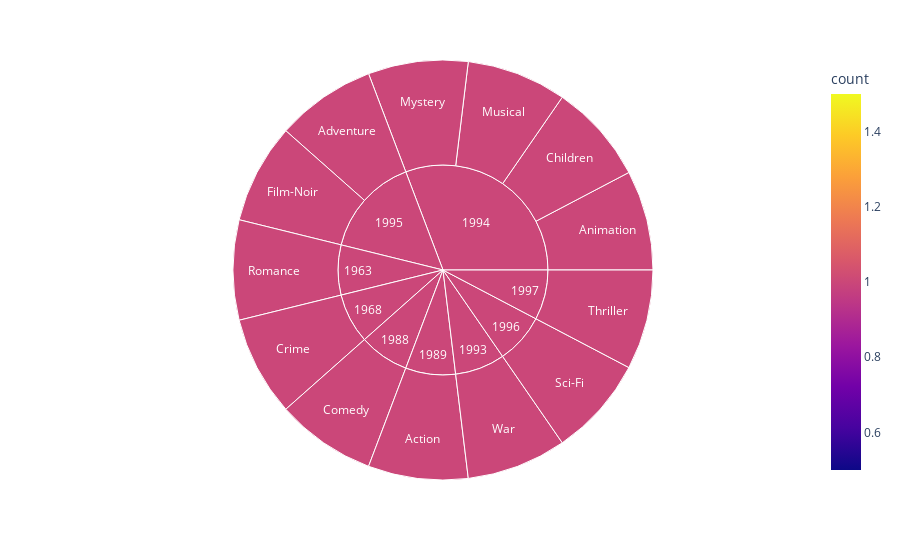

Notebook code cell kept with this figure:
### Code cell
import plotly.express as px

joint_data = genre_per_item.merge(year_data, on="item")
joint_data = joint_data.sort_values(by='item', ascending=False)
joint_data['count'] = 1
top_rated=joint_data
# top_rated
fig =px.sunburst(
    top_rated,
    path=['year', 'genre'],
    values='count',
    color='count')
fig.show()

### Figure 1 — Plotly figure (JSON) as saved in the notebook; plotly's stock layout.template omitted (floating-point values rounded to 4 significant figures)
{"data": [{"branchvalues": "total", "customdata": [[1], [1], [1], [1], [1], [1], [1], [1], [1], [1], [1], [1], [1], [1], [1], [1], [1], [1], [1], [1], [1], [1]], "domain": {"x": [0, 1], "y": [0, 1]}, "hovertemplate": "labels=%{label}<br>count_sum=%{value}<br>parent=%{parent}<br>id=%{id}<br>count=%{color}<extra></extra>", "ids": ["1989/Action", "1995/Adventure", "1994/Animation", "1994/Children", "1988/Comedy", "1968/Crime", "1995/Film-Noir", "1994/Musical", "1994/Mystery", "1963/Romance", "1996/Sci-Fi", "1997/Thriller", "1993/War", "1963", "1968", "1988", "1989", "1993", "1994", "1995", "1996", "1997"], "labels": ["Action", "Adventure", "Animation", "Children", "Comedy", "Crime", "Film-Noir", "Musical", "Mystery", "Romance", "Sci-Fi", "Thriller", "War", "1963", "1968", "1988", "1989", "1993", "1994", "1995", "1996", "1997"], "marker": {"coloraxis": "coloraxis", "colors": [1, 1, 1, 1, 1, 1, 1, 1, 1, 1, 1, 1, 1, 1, 1, 1, 1, 1, 1, 1, 1, 1]}, "name": "", "parents": ["1989", "1995", "1994", "1994", "1988", "1968", "1995", "1994", "1994", "1963", "1996", "1997", "1993", "", "", "", "", "", "", "", "", ""], "type": "sunburst", "values": [1, 1, 1, 1, 1, 1, 1, 1, 1, 1, 1, 1, 1, 1, 1, 1, 1, 1, 4, 2, 1, 1]}], "layout": {"coloraxis": {"colorbar": {"title": {"text": "count"}}, "colorscale": [[0, "#0d0887"], [0.1111, "#46039f"], [0.2222, "#7201a8"], [0.3333, "#9c179e"], [0.4444, "#bd3786"], [0.5556, "#d8576b"], [0.6667, "#ed7953"], [0.7778, "#fb9f3a"], [0.8889, "#fdca26"], [1, "#f0f921"]]}, "legend": {"tracegroupgap": 0}, "margin": {"t": 60}}}
